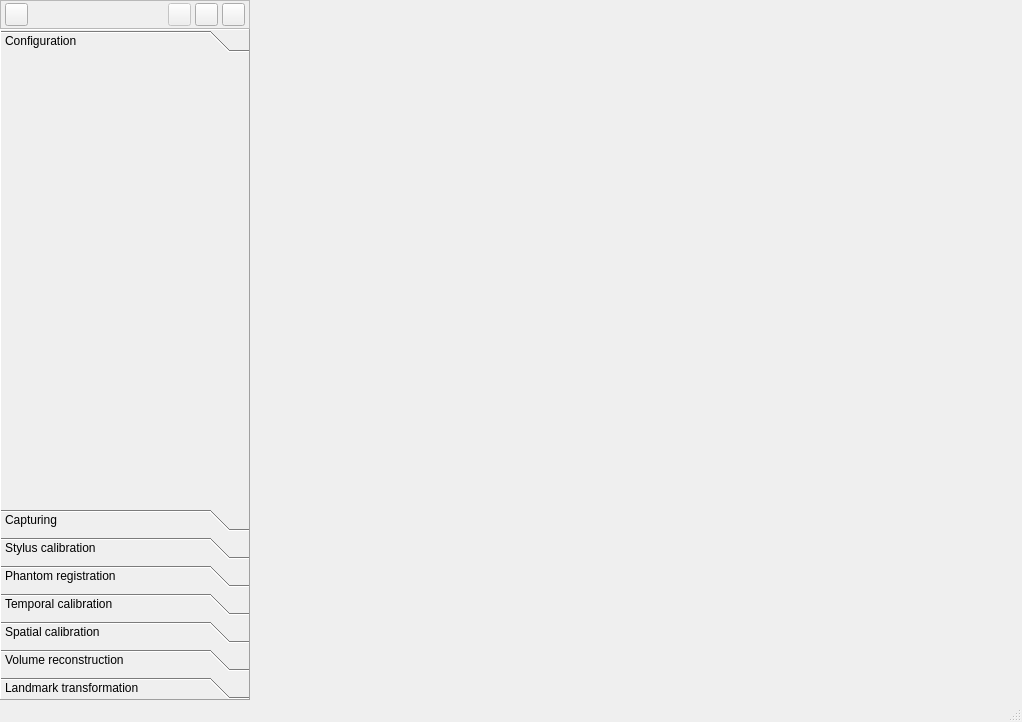
<?xml version="1.0" encoding="UTF-8"?>
<ui version="4.0">
 <class>fCalMainWindow</class>
 <widget class="QMainWindow" name="fCalMainWindow">
  <property name="geometry">
   <rect>
    <x>0</x>
    <y>0</y>
    <width>1022</width>
    <height>720</height>
   </rect>
  </property>
  <property name="windowTitle">
   <string>fCal</string>
  </property>
  <property name="windowIcon">
   <iconset resource="fCal.qrc">
    <normaloff>:/icons/Resources/icon_fCal.png</normaloff>:/icons/Resources/icon_fCal.png</iconset>
  </property>
  <widget class="QWidget" name="centralWidget">
   <layout class="QGridLayout" name="gridLayout">
    <property name="margin">
     <number>0</number>
    </property>
    <property name="spacing">
     <number>0</number>
    </property>
    <item row="0" column="1">
     <layout class="QVBoxLayout" name="verticalLayout">
      <property name="spacing">
       <number>0</number>
      </property>
      <property name="sizeConstraint">
       <enum>QLayout::SetDefaultConstraint</enum>
      </property>
      <item>
       <widget class="QFrame" name="frame_Toolbar">
        <property name="minimumSize">
         <size>
          <width>0</width>
          <height>27</height>
         </size>
        </property>
        <property name="maximumSize">
         <size>
          <width>250</width>
          <height>16777215</height>
         </size>
        </property>
        <property name="frameShape">
         <enum>QFrame::StyledPanel</enum>
        </property>
        <property name="frameShadow">
         <enum>QFrame::Raised</enum>
        </property>
        <layout class="QHBoxLayout" name="horizontalLayout">
         <property name="spacing">
          <number>4</number>
         </property>
         <property name="leftMargin">
          <number>4</number>
         </property>
         <property name="topMargin">
          <number>2</number>
         </property>
         <property name="rightMargin">
          <number>4</number>
         </property>
         <property name="bottomMargin">
          <number>2</number>
         </property>
         <item>
          <widget class="QPushButton" name="pushButton_SaveConfiguration">
           <property name="minimumSize">
            <size>
             <width>23</width>
             <height>23</height>
            </size>
           </property>
           <property name="maximumSize">
            <size>
             <width>23</width>
             <height>23</height>
            </size>
           </property>
           <property name="focusPolicy">
            <enum>Qt::ClickFocus</enum>
           </property>
           <property name="toolTip">
            <string>Save current device set configuration</string>
           </property>
           <property name="text">
            <string/>
           </property>
           <property name="icon">
            <iconset resource="fCal.qrc">
             <normaloff>:/icons/Resources/icon_Save.png</normaloff>:/icons/Resources/icon_Save.png</iconset>
           </property>
          </widget>
         </item>
         <item>
          <spacer name="horizontalSpacer">
           <property name="orientation">
            <enum>Qt::Horizontal</enum>
           </property>
           <property name="sizeHint" stdset="0">
            <size>
             <width>40</width>
             <height>20</height>
            </size>
           </property>
          </spacer>
         </item>
         <item>
          <widget class="QPushButton" name="pushButton_ImageOrientation">
           <property name="enabled">
            <bool>false</bool>
           </property>
           <property name="minimumSize">
            <size>
             <width>23</width>
             <height>23</height>
            </size>
           </property>
           <property name="maximumSize">
            <size>
             <width>23</width>
             <height>23</height>
            </size>
           </property>
           <property name="focusPolicy">
            <enum>Qt::ClickFocus</enum>
           </property>
           <property name="contextMenuPolicy">
            <enum>Qt::DefaultContextMenu</enum>
           </property>
           <property name="toolTip">
            <string>Image (2D) Controls</string>
           </property>
           <property name="text">
            <string/>
           </property>
           <property name="icon">
            <iconset resource="fCal.qrc">
             <normaloff>:/icons/Resources/icon_ImageControl.png</normaloff>:/icons/Resources/icon_ImageControl.png</iconset>
           </property>
          </widget>
         </item>
         <item>
          <widget class="QPushButton" name="pushButton_ShowDevices">
           <property name="minimumSize">
            <size>
             <width>23</width>
             <height>23</height>
            </size>
           </property>
           <property name="maximumSize">
            <size>
             <width>23</width>
             <height>23</height>
            </size>
           </property>
           <property name="focusPolicy">
            <enum>Qt::ClickFocus</enum>
           </property>
           <property name="toolTip">
            <string>Show all devices / Show content for current toolbox</string>
           </property>
           <property name="text">
            <string/>
           </property>
           <property name="icon">
            <iconset resource="fCal.qrc">
             <normaloff>:/icons/Resources/icon_ObjectMode.png</normaloff>:/icons/Resources/icon_ObjectMode.png</iconset>
           </property>
           <property name="checkable">
            <bool>true</bool>
           </property>
          </widget>
         </item>
         <item>
          <widget class="QPushButton" name="pushButton_Tools">
           <property name="minimumSize">
            <size>
             <width>23</width>
             <height>23</height>
            </size>
           </property>
           <property name="maximumSize">
            <size>
             <width>23</width>
             <height>23</height>
            </size>
           </property>
           <property name="focusPolicy">
            <enum>Qt::NoFocus</enum>
           </property>
           <property name="toolTip">
            <string>Tools menu</string>
           </property>
           <property name="text">
            <string/>
           </property>
           <property name="icon">
            <iconset resource="fCal.qrc">
             <normaloff>:/icons/Resources/icon_Tools.png</normaloff>:/icons/Resources/icon_Tools.png</iconset>
           </property>
          </widget>
         </item>
        </layout>
       </widget>
      </item>
      <item>
       <widget class="QToolBox" name="toolbox">
        <property name="minimumSize">
         <size>
          <width>250</width>
          <height>660</height>
         </size>
        </property>
        <property name="maximumSize">
         <size>
          <width>250</width>
          <height>16777215</height>
         </size>
        </property>
        <property name="frameShape">
         <enum>QFrame::Panel</enum>
        </property>
        <property name="frameShadow">
         <enum>QFrame::Raised</enum>
        </property>
        <property name="currentIndex">
         <number>0</number>
        </property>
        <widget class="QWidget" name="toolbox_Configuration">
         <property name="geometry">
          <rect>
           <x>0</x>
           <y>0</y>
           <width>248</width>
           <height>451</height>
          </rect>
         </property>
         <attribute name="label">
          <string>Configuration</string>
         </attribute>
        </widget>
        <widget class="QWidget" name="toolbox_Capturing">
         <property name="geometry">
          <rect>
           <x>0</x>
           <y>0</y>
           <width>248</width>
           <height>451</height>
          </rect>
         </property>
         <attribute name="label">
          <string>Capturing</string>
         </attribute>
        </widget>
        <widget class="QWidget" name="toolbox_StylusCalibration">
         <property name="geometry">
          <rect>
           <x>0</x>
           <y>0</y>
           <width>98</width>
           <height>28</height>
          </rect>
         </property>
         <attribute name="label">
          <string>Stylus calibration</string>
         </attribute>
        </widget>
        <widget class="QWidget" name="toolbox_PhantomRegistration">
         <property name="geometry">
          <rect>
           <x>0</x>
           <y>0</y>
           <width>98</width>
           <height>28</height>
          </rect>
         </property>
         <attribute name="label">
          <string>Phantom registration</string>
         </attribute>
        </widget>
        <widget class="QWidget" name="toolbox_TemporalCalibration">
         <property name="geometry">
          <rect>
           <x>0</x>
           <y>0</y>
           <width>98</width>
           <height>28</height>
          </rect>
         </property>
         <attribute name="label">
          <string>Temporal calibration</string>
         </attribute>
        </widget>
        <widget class="QWidget" name="toolbox_SpatialCalibration">
         <property name="geometry">
          <rect>
           <x>0</x>
           <y>0</y>
           <width>98</width>
           <height>28</height>
          </rect>
         </property>
         <attribute name="label">
          <string>Spatial calibration</string>
         </attribute>
        </widget>
        <widget class="QWidget" name="toolbox_VolumeReconstruction">
         <property name="geometry">
          <rect>
           <x>0</x>
           <y>0</y>
           <width>98</width>
           <height>28</height>
          </rect>
         </property>
         <attribute name="label">
          <string>Volume reconstruction</string>
         </attribute>
        </widget>
        <widget class="QWidget" name="toolbox_LandmarkTransformation">
         <property name="geometry">
          <rect>
           <x>0</x>
           <y>0</y>
           <width>248</width>
           <height>451</height>
          </rect>
         </property>
         <attribute name="label">
          <string>Landmark transformation</string>
         </attribute>
        </widget>
       </widget>
      </item>
     </layout>
    </item>
    <item row="0" column="2">
     <widget class="QVTKWidget" name="canvas" native="true">
      <property name="sizePolicy">
       <sizepolicy hsizetype="Preferred" vsizetype="Preferred">
        <horstretch>1</horstretch>
        <verstretch>1</verstretch>
       </sizepolicy>
      </property>
      <property name="minimumSize">
       <size>
        <width>770</width>
        <height>700</height>
       </size>
      </property>
      <property name="sizeIncrement">
       <size>
        <width>4</width>
        <height>3</height>
       </size>
      </property>
      <property name="focusPolicy">
       <enum>Qt::ClickFocus</enum>
      </property>
     </widget>
    </item>
    <item row="1" column="2">
     <spacer name="pushToolboxLeft_Spacer">
      <property name="orientation">
       <enum>Qt::Horizontal</enum>
      </property>
      <property name="sizeHint" stdset="0">
       <size>
        <width>40</width>
        <height>0</height>
       </size>
      </property>
     </spacer>
    </item>
   </layout>
  </widget>
  <widget class="QStatusBar" name="statusBar"/>
 </widget>
 <layoutdefault spacing="6" margin="11"/>
 <customwidgets>
  <customwidget>
   <class>QVTKWidget</class>
   <extends>QWidget</extends>
   <header location="global">QVTKWidget.h</header>
  </customwidget>
 </customwidgets>
 <resources>
  <include location="fCal.qrc"/>
 </resources>
 <connections/>
</ui>
